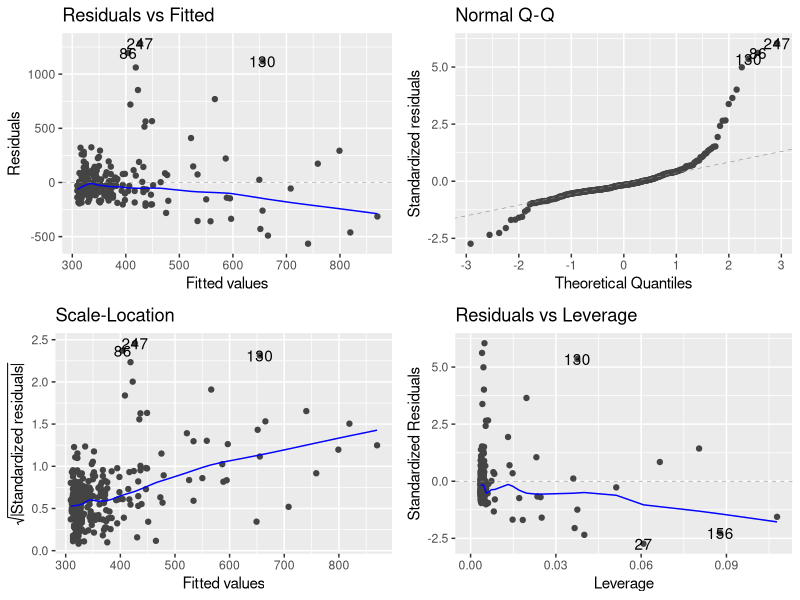
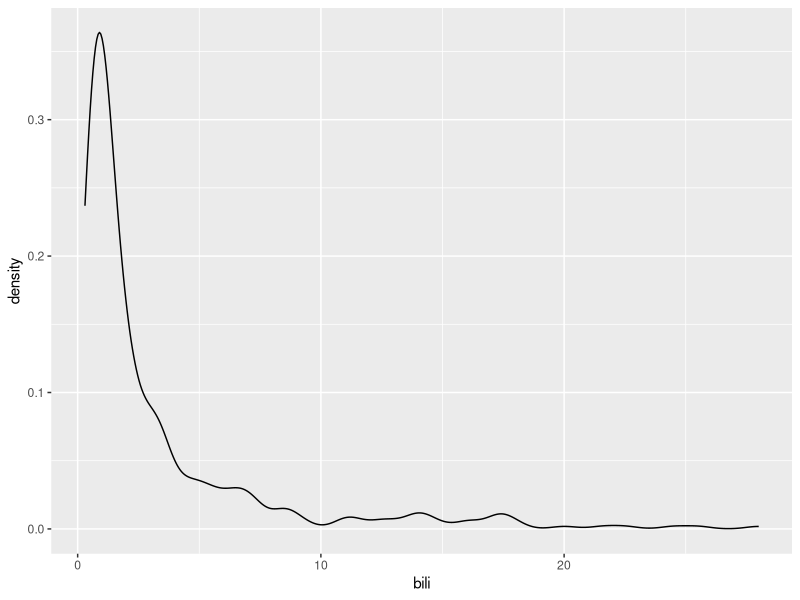
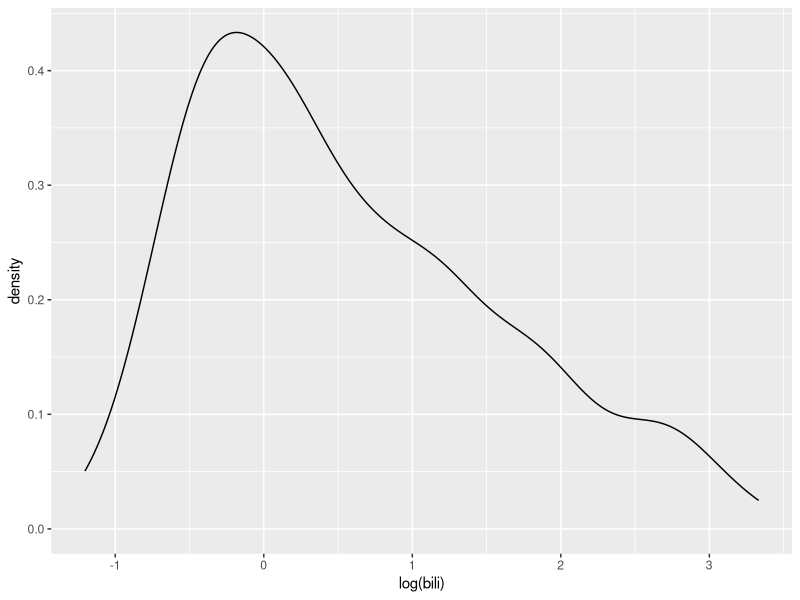
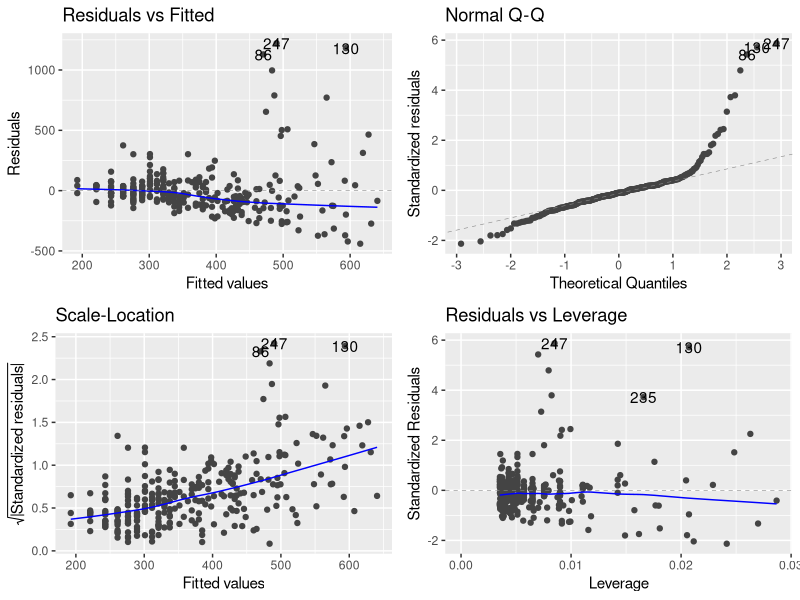
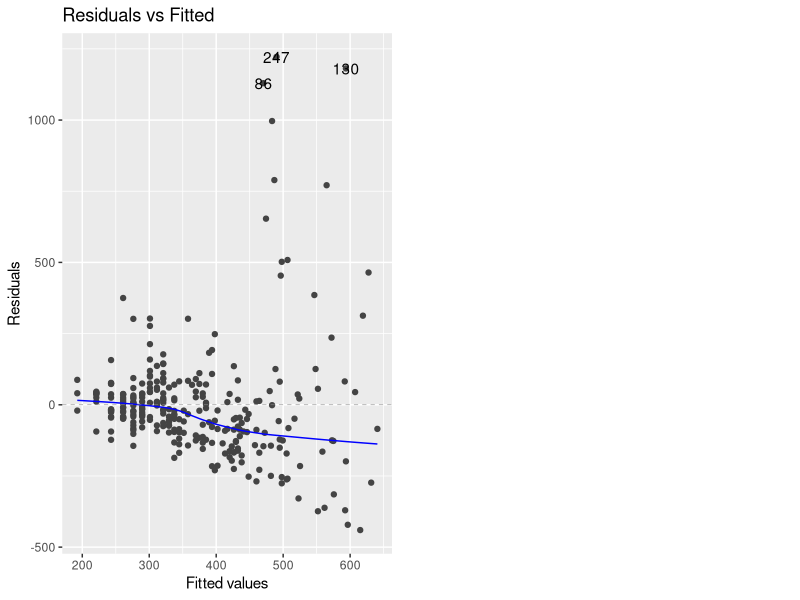
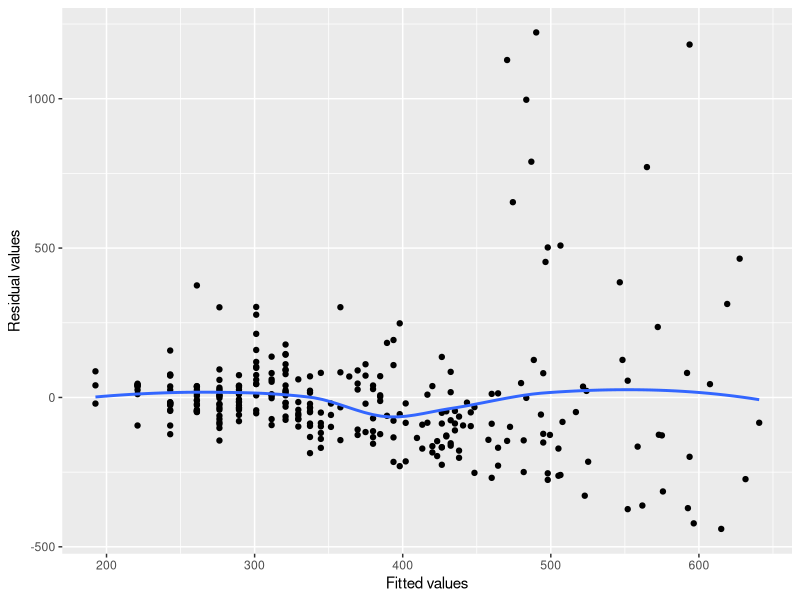

The R script that drew these images, in order: (Note: this script raises an error after producing the figures.)
## ---- chunk 1
knitr::opts_chunk$set(echo = FALSE, message = F, warning = F, comment="", cache=T)
library(tidyverse)
library(broom)
library(readxl)
## ---- chunk 2
library(survival)
data(pbc)
str(pbc)
## ---- chunk 3
myLinearModel <- lm(chol ~ bili, data = pbc)
## ---- chunk 4
myLinearModel
## ---- chunk 5
summary(myLinearModel)
## ---- chunk 6
broom::tidy(myLinearModel)
## ---- chunk 7
broom::glance(myLinearModel)
## ---- chunk 8
# install.packages('ggfortify')
library(ggfortify)
autoplot(myLinearModel)
## ---- chunk 9
ggplot(pbc, aes(x = bili))+geom_density()
## ---- chunk 10
ggplot(pbc, aes(x = log(bili)))+geom_density()
## ---- chunk 11
myLinearModel2 <- lm(chol~log(bili), data = pbc)
summary(myLinearModel2)
## ---- chunk 12
autoplot(myLinearModel2)
## ---- chunk 13
autoplot(myLinearModel2, which=1)
## ---- chunk 14
d <- broom::augment(myLinearModel2)
d
## ---- chunk 15
ggplot(d, aes(x = .fitted, y = .resid))+geom_point()+ geom_smooth(se=F)+
  labs(x = 'Fitted values', y = 'Residual values')
## ---- chunk 16
head(predict(myLinearModel2, newdata = pbc))
## ---- chunk 17
myLM3 <- lm(chol ~ log(bili) + sex, data = pbc)
broom::tidy(myLM3)
## ---- chunk 18
myLR <- glm(spiders ~ albumin + bili + chol, data = pbc, family = binomial)
myLR
## ---- chunk 19
broom::tidy(myLR)
## ---- chunk 20
broom::glance(myLR)
## ---- chunk 21
head(predict(myLR))
## ---- chunk 22
head(predict(myLR, type='response'))
## ---- chunk 23
# install.packages('leaps')
mtcars1 <- mtcars %>% mutate_at(vars(cyl, vs:carb), as.factor)
all_subsets <- regsubsets(mpg~., data = mtcars1)
all_subsets
## ---- chunk 24
ind <- which.max(summary(all_subsets)$adjr2)
summary(all_subsets)$which[ind,]
